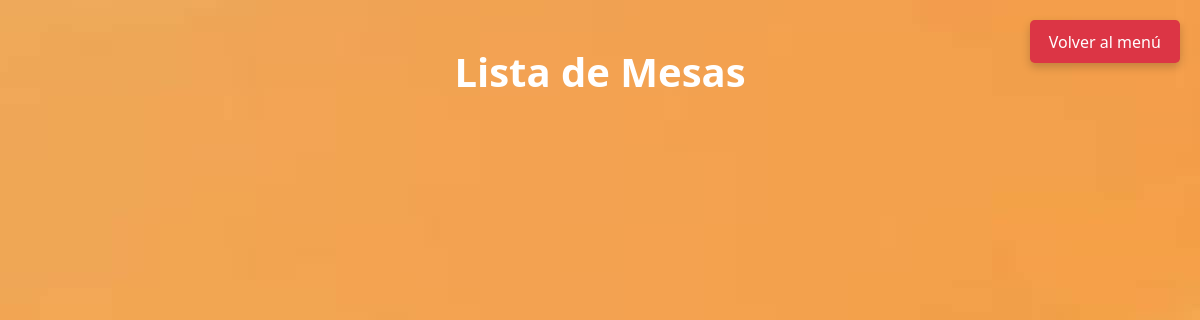
Before: /mesas/ (signed in) with the older database file.
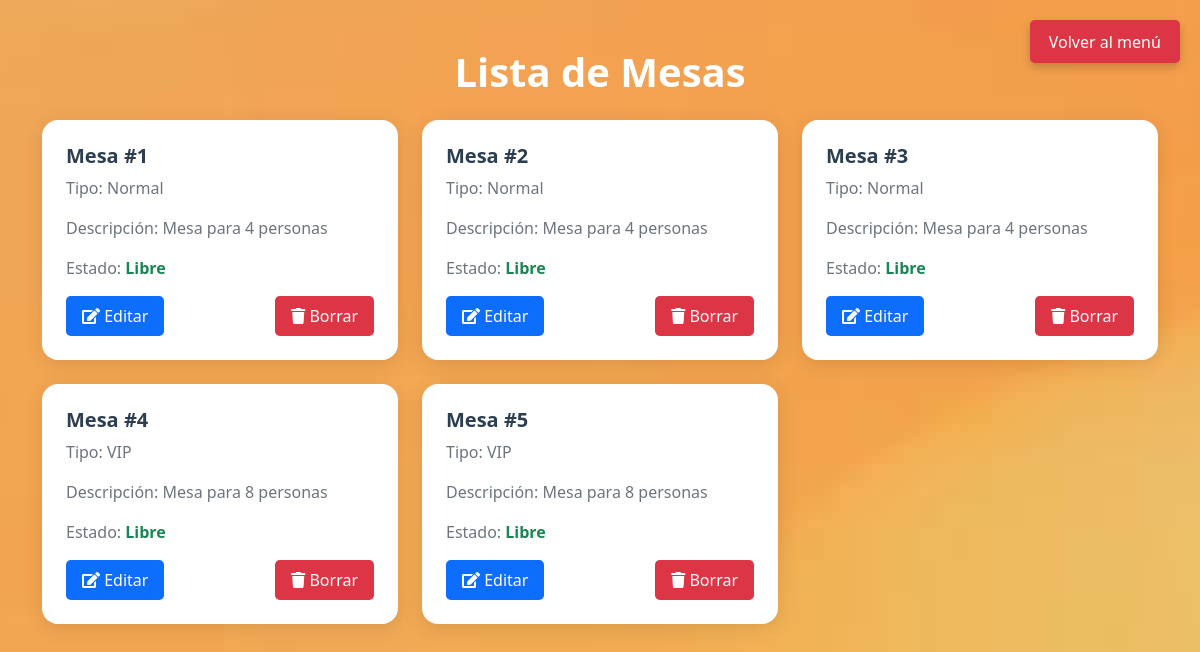
After: the same page with the newer database file.
### myapp/models.py (models this page shows)
class Mesa(models.Model):
    idMesa = models.AutoField(primary_key=True)
    tipo = models.CharField(max_length=200, blank=True, null=True)
    numero = models.IntegerField(null=True, blank=True)
    descripcion = models.CharField(max_length=200, blank=True, null=True)
    visible = models.BooleanField(default=True)
    disponible = models.BooleanField(default=True)

### myapp/decorators.py (the view)
    def _wrapped_view(request, *args, **kwargs):
        if not request.user.is_authenticated:
            return redirect('signin')
        if not request.user.is_waiter and not request.user.is_chef:
            return view_func(request, *args, **kwargs)
        raise PermissionDenied  # 403 si no es admin

### myapp/views/viewsMesa.py (called while the page is built)
@admin_required
def Mesas(request):
    mesas = Mesa.objects.filter(visible=True)
    return render(request,'Mesas.html',{'mesas':mesas})

### myapp/templates/Mesas.html (shortened to what this page needs)
{% load static %}
<!DOCTYPE html>
<html lang="es">
  <head>
    <link href="https://cdn.jsdelivr.net/npm/bootstrap@5.3.0-alpha1/dist/css/bootstrap.min.css" rel="stylesheet" />
    <link rel="stylesheet" type="text/css" href="{% static 'css/Mesas.css' %}" />
     <link
      rel="stylesheet"
      href="https://cdnjs.cloudflare.com/ajax/libs/font-awesome/5.15.3/css/all.min.css"
    />
  </head>
  <body>
    <div class="container my-5">
      <h1 class="text-center mb-4">Lista de Mesas</h1>
      <div class="row row-cols-1 row-cols-md-3 g-4">
        {% for mesa in mesas %}
        <div class="col">
          <div class="card h-100">
            <div class="card-body">
              <h5 class="card-title">Mesa #{{ mesa.numero }}</h5>
              <p class="card-text">Tipo: {{ mesa.tipo|default:"Sin especificar" }}</p>
              <p class="card-text">Descripción: {{ mesa.descripcion|default:"Sin descripción" }}</p>
              <p class="card-text">
                Estado:
                {% if mesa.disponible %}
                  <span class="text-success">Libre</span>
                {% else %}
                  <span class="text-danger">Reservada</span>
                {% endif %}
              </p>
              <div class="mt-3 d-flex justify-content-between">
                <a href="{% url 'editar_mesa' mesa.idMesa %}" class="btn btn-primary btn-sm">
                  <i class="fas fa-edit"></i> Editar
                </a>
                <form method="post" action="{% url 'borrar_mesa' mesa.idMesa %}" data-confirm-delete>
                <button type="submit" class="btn btn-danger btn-sm">
                  <i class="fas fa-trash"></i> Borrar
                </button>
              </form>
              </div>
            </div>
          </div>
        </div>
        {% endfor %}
      </div>
    </div>
    <div class="floating-button logout-button">
      <a href="{% url 'administrador' %}" class="btn btn-danger d-none d-md-block">
        <span class="btn-text">Volver al menú</span>
      </a>
    </div>
</body>
</html>

Changed rows visible on the page:
added Mesa: numero "1", tipo "Normal", descripcion "Mesa para 4 personas", disponible "Libre"
added Mesa: numero "2", tipo "Normal", descripcion "Mesa para 4 personas", disponible "Libre"
added Mesa: numero "3", tipo "Normal", descripcion "Mesa para 4 personas", disponible "Libre"
added Mesa: numero "4", tipo "VIP", descripcion "Mesa para 8 personas", disponible "Libre"
added Mesa: numero "5", tipo "VIP", descripcion "Mesa para 8 personas", disponible "Libre"
